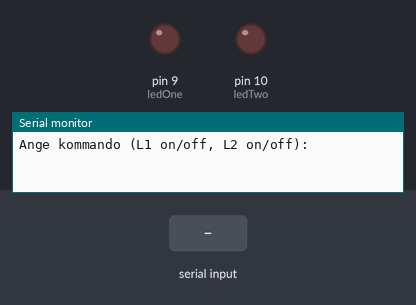
Bench run of a sketch on a simulated Arduino Uno, built with avr-gcc and run on an emulated ATmega328P. Parts: output pins drawn as LEDs (lit = HIGH), the last lines printed to the serial monitor. The test bench sets the inputs (shaded band).

Above: at 1.2 s.
1.3 s: "L1 on\n" received over Serial
At 2.0 s:
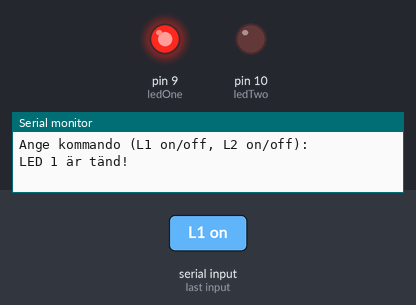
2.8 s: "L2 on\n" received over Serial
At 3.2 s:
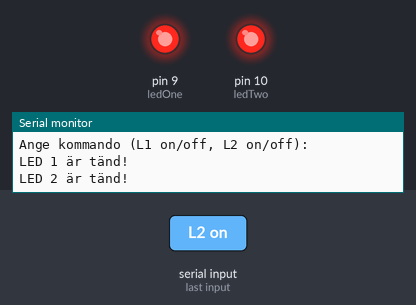
4.3 s: "L1 off\n" received over Serial
At 5.5 s:
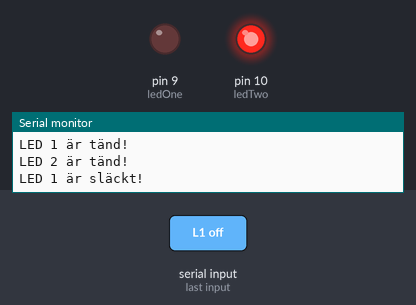
5.8 s: "L2 off\n" received over Serial
At 6.7 s:
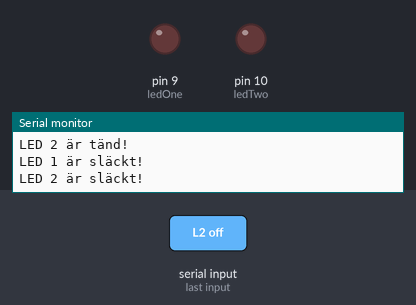
Timing chart, 0 to 8.3 s (numbered marks = the images above; inputs shaded):
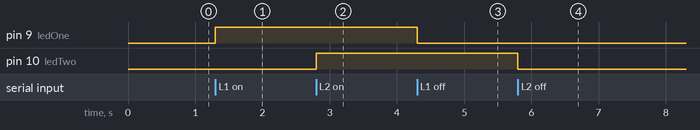

The sketch:

TerminalPower.ino
```cpp
const int ledOne = 9;   // LED 1 kopplad till pin 9
const int ledTwo = 10;  // LED 2 kopplad till pin 10
String inputString = ""; // För att lagra inkommande strängar
bool stringComplete = false; // Indikator för färdig inmatning

void setup() {
    pinMode(ledOne, OUTPUT);
    pinMode(ledTwo, OUTPUT);
    Serial.begin(115200); // Startar seriell kommunikation
    Serial.println("Ange kommando (L1 on/off, L2 on/off):");
}

void loop() {
    if (Serial.available() > 0) { // Kolla om data finns i bufferten
        String input = Serial.readStringUntil('\n'); // Läs in data fram till ny rad
        input.trim(); // Tar bort eventuella extra mellanslag och radbrytningar

        if (input.equalsIgnoreCase("L1 on")) {
            digitalWrite(ledOne, HIGH);
            Serial.println("LED 1 är tänd!");
        }
        else if (input.equalsIgnoreCase("L1 off")) {
            digitalWrite(ledOne, LOW);
            Serial.println("LED 1 är släckt!");
        }
        else if (input.equalsIgnoreCase("L2 on")) {
            digitalWrite(ledTwo, HIGH);
            Serial.println("LED 2 är tänd!");
        }
        else if (input.equalsIgnoreCase("L2 off")) {
            digitalWrite(ledTwo, LOW);
            Serial.println("LED 2 är släckt!");
        }
        else {
            Serial.println("Okänt kommando! Använd 'L1 on/off' eller 'L2 on/off'");
        }
    }
}
```

Measured:
- after the input at 1.3 s, pin 9 (ledOne): LOW → HIGH at once
- after the input at 2.8 s, pin 10 (ledTwo): LOW → HIGH at once
- after the input at 4.3 s, pin 9 (ledOne): HIGH → LOW at once
- after the input at 5.8 s, pin 10 (ledTwo): HIGH → LOW at once
